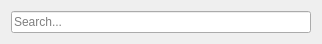
<?xml version="1.0" encoding="UTF-8"?>
<ui version="4.0">
 <class>SearchWidget</class>
 <widget class="QWidget" name="SearchWidget">
  <property name="geometry">
   <rect>
    <x>0</x>
    <y>0</y>
    <width>318</width>
    <height>38</height>
   </rect>
  </property>
  <property name="sizePolicy">
   <sizepolicy hsizetype="Preferred" vsizetype="Fixed">
    <horstretch>0</horstretch>
    <verstretch>0</verstretch>
   </sizepolicy>
  </property>
  <property name="windowTitle">
   <string>Form</string>
  </property>
  <layout class="QVBoxLayout" name="verticalLayout">
   <item>
    <widget class="QLineEdit" name="search">
     <property name="minimumSize">
      <size>
       <width>300</width>
       <height>0</height>
      </size>
     </property>
     <property name="placeholderText">
      <string>Search...</string>
     </property>
     <property name="clearButtonEnabled">
      <bool>true</bool>
     </property>
    </widget>
   </item>
  </layout>
 </widget>
 <resources/>
 <connections/>
</ui>
